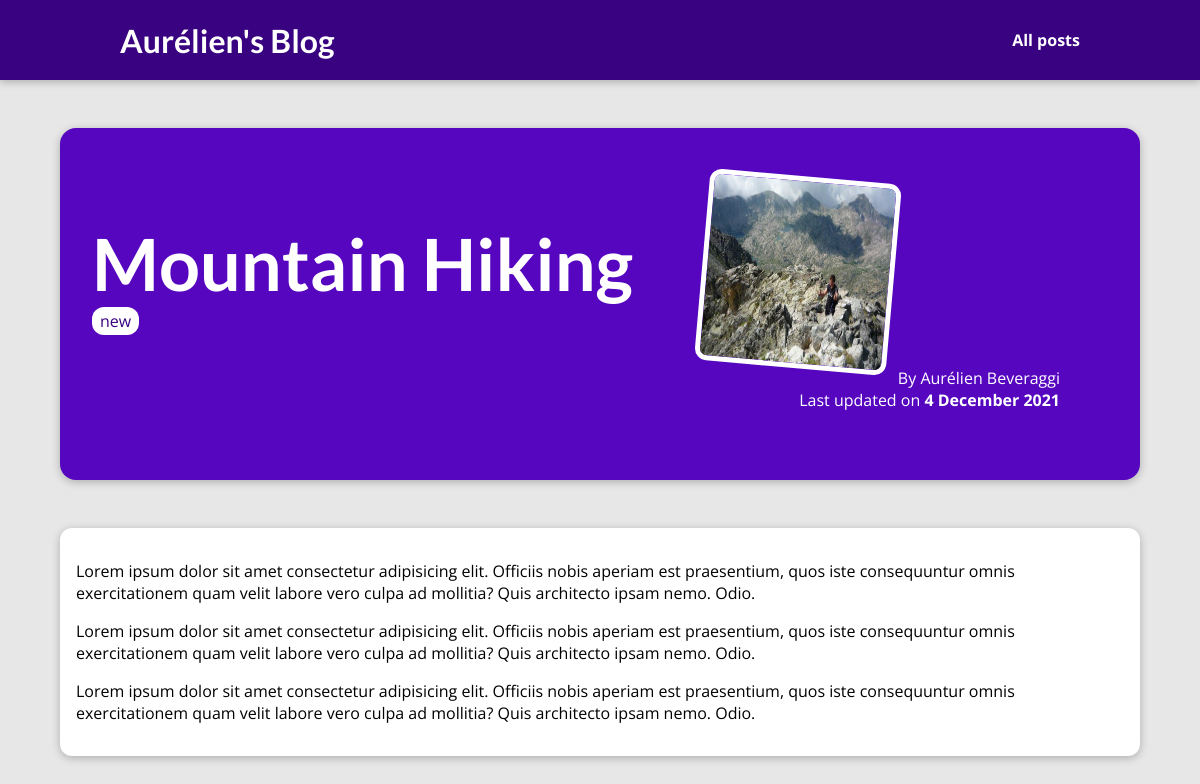
The page /posts/hike-in-the-mountains on the database its author committed.
### blog/models.py (models this page shows, shortened)
class Post(models.Model):
    title = models.CharField(max_length=50)
    excerpt = models.CharField(max_length=250)
    image = models.ImageField(upload_to="posts", null=True)
    date = models.DateField(auto_now=True)
    slug = models.SlugField(unique=True, db_index=True)
    content = models.TextField(validators=[MinLengthValidator(10)])
    author = models.ForeignKey(Author, on_delete=models.SET_NULL, related_name="posts", null=True)
    tags = models.ManyToManyField(Tag)

class Tag(models.Model):
    caption = models.CharField(max_length=20)

class Author(models.Model):
    first_name = models.CharField(max_length=15)
    name = models.CharField(max_length=30)
    emailadress = models.EmailField()
    def full_name(self):
        return f"{self.first_name} {self.name}"
    def __str__(self):
        return self.full_name()

### blog/views.py (the view)
# urls.py: path('posts/<slug:slug>', views.post_detail, name='post-detail-page') #/posts/my-first-post
def post_detail(request, slug):
    identified_post = get_object_or_404(Post, slug=slug)
    return render(request, "blog/post-detail.html", {
             "post": identified_post,
             "post_tags": identified_post.tags.all()
    } )

### blog/templates/blog/post-detail.html (shortened to what this page needs)
{% extends "base.html" %}
{% load static %}
{% block css_files%}
   <link rel="stylesheet" href="{% static "blog/post-detail.css" %}" />
{% endblock%}
{% block content%}
  <section id="summary">
  <h2>{{post.title}}</h2>
  <div>
  {% for tag in post_tags%}
    <span class="tag">{{tag.caption}}</span>
  {% endfor %}
  </div>
  <article>
     <img src="{{post.image.url}}" alt={{post.title}} />
     <adress>By <a href="mailto:{{post.author.emailadress}}">{{post.author}}</a></adress>
     <div>
       Last updated on <time>{{post.date|date:"j F Y"}}</time>
    </div>
  </article>
  </section>
  <main>
  {{post.content|linebreaks}}
  </main>
{% endblock %}

### templates/base.html (shortened to what this page needs)
{% load static %}
<!DOCTYPE html>
<html lang="en">
  <head>
    <link rel="stylesheet" href="{% static "app.css" %}">
    {% block css_files %}{%endblock%}
  </head>
  <body>
      <header id="main-navigation">
         <h1><a href="{% url "starting-page" %}">Aurélien's Blog</a></h1>
         <nav>
           <a href="{% url "posts-page" %}">All posts</a>
          </nav>
      </header>
   {% block content %}
   {% endblock %}
</body>
</html>

### static/app.css (style rules this page uses)
* { box-sizing: border-box; }
html { font-family: 'Open Sans', 'Lato', sans-serif; }
body { margin: 0; }
h1, h2, h3 { font-family: 'Lato', sans-serif; font-weight: bold; }
#main-navigation { width: 100%; height: 5rem; display: flex; justify-content: space-between; align-items: center; padding: 0 10%; position: absolute; top: 0; left: 0; }
#main-navigation a { text-decoration: none; color: white; font-weight: bold; }

### blog/static/blog/post-detail.css (style rules this page uses)
body { background-color: #e7e7e7; }
#main-navigation { background-color: #390281; box-shadow: 0 2px 8px rgba(0, 0, 0, 0.25); }
#summary { margin: 8rem auto 3rem auto; padding: 2rem; width: 90%; max-width: 90rem; border-radius: 16px; background-color: #5706c0; position: relative; box-shadow: 0 2px 8px rgba(0, 0, 0, 0.25); height: 22rem; }
#summary h2 { color: white; font-size: 4.5rem; margin-bottom:0.25rem ; }
#summary article { position: absolute; top: 2rem; right: 3rem; padding: 1rem 2rem; border-radius: 12px; text-align: right; color: white; }
#summary article img { width: 12rem; height: 12rem; border-radius: 12px; transform: rotateZ(5deg); border: 5px solid white; margin-bottom: 1rem; }
#summary a { color:white; text-decoration: none; }
#summary time { font-weight: bold; }
main { width: 90%; max-width: 90rem; margin: 3rem auto; background-color: white; padding: 1rem; border-radius: 12px; box-shadow: 0 2px 8px rgba(0, 0, 0, 0.25); }
.tag { background-color: white; color:#390281; padding: 0.2rem 0.5rem; border-radius: 12px; }

### rows shown on the page
Post: title "Mountain Hiking", image (picture), author "Aurélien Beveraggi", date "4 December 2021", content "Lorem ipsum dolor sit amet consectetur adipisicing elit. Officiis nobis aperiam est praesentium, quos iste consequuntur omnis exercitationem quam velit labore vero culpa ad mollitia? Quis architecto ipsam nemo. Odio. Lorem ipsum dolor sit amet consectetur adipisicing elit. Officiis nobis aperiam est praesentium, quos iste consequuntur omnis exercitationem quam velit labore vero culpa ad mollitia? Quis architecto ipsam nemo. Odio. Lorem ipsum dolor sit amet consectetur adipisicing elit. Officiis nobis aperiam est praesentium, quos iste consequuntur omnis exercitationem quam velit labore vero culpa ad mollitia? Quis architecto ipsam nemo. Odio."
Tag: caption "new"
